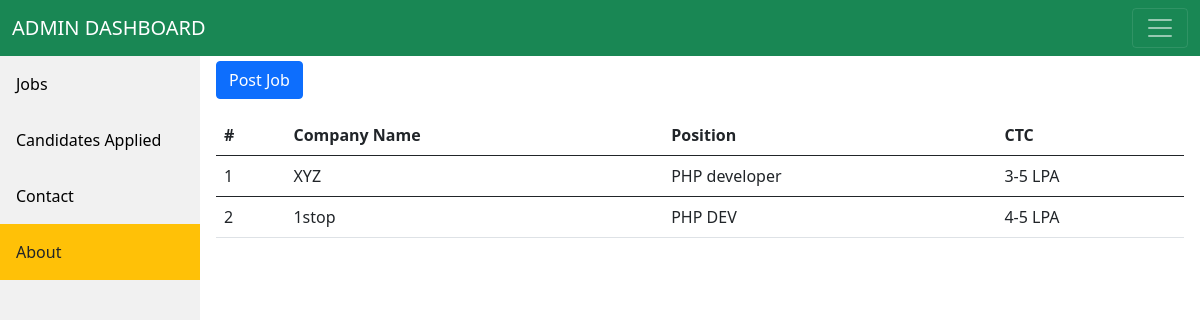
The page / on the database its author committed.
### tables this page shows
CREATE TABLE `jobs` (
  `id` int(11) NOT NULL,
  `cname` varchar(50) NOT NULL,
  `position` varchar(50) NOT NULL,
  `Jdesc` varchar(200) NOT NULL,
  `skills` varchar(50) NOT NULL,
  `CTC` varchar(50) NOT NULL
);

### index.php (the view, shortened to what this page needs)
<?php include 'header.php'?>
<div class="content">
<p>
  <button class="btn btn-primary" type="button" data-bs-toggle="collapse" data-bs-target="#collapseExample" aria-expanded="false" aria-controls="collapseExample">
    Post Job
  </button>
</p>
<table class="table">
  <thead>
    <tr>
      <th scope="col">#</th>
      <th scope="col">Company Name</th>
      <th scope="col">Position</th>
      <th scope="col">CTC</th>
    </tr>
  </thead>
  <?php
    $sql="SELECT `cname`, `position` , `CTC` FROM `jobs` ";
    $result=mysqli_query($conn,$sql);
    $i=0;
    if($result->num_rows > 0){
        while($rows= $result->fetch_assoc()) {
        echo"
        <tbody>
        <tr>
          <td>".++$i."</td>
          <td>".$rows['cname']."</td>
          <td>".$rows['position']."</td>
          <td>".$rows['CTC']."</td>
        </tr>";
    }}
    else{
        echo"";
    }
    ?>
 </tbody>
</table>
</div>
</body>
</html>

### header.php (style rules this page uses)
div.content { margin-top: 60px; margin-left: 200px; padding: 1px 16px; height: 1000px; }

### rows shown on the page
jobs: cname "XYZ", position "PHP developer", CTC "3-5 LPA"
jobs: cname "1stop", position "PHP DEV", CTC "4-5 LPA"
